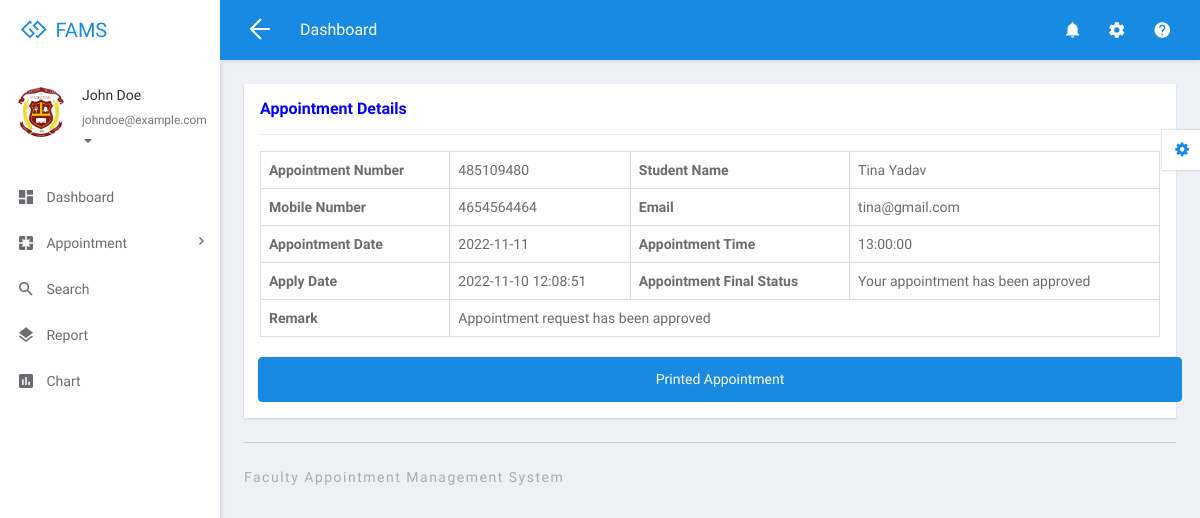
The page /fams/faculty/view-appointment-detail.php?editid=3&&aptid=485109480 (signed in) on the database its author committed.
### tables this page shows
CREATE TABLE `tblfaculty` (
  `ID` int(5) NOT NULL,
  `FullName` varchar(250) DEFAULT NULL,
  `MobileNumber` bigint(10) DEFAULT NULL,
  `Email` varchar(250) DEFAULT NULL,
  `Specialization` varchar(250) DEFAULT NULL,
  `Password` varchar(250) DEFAULT NULL,
  `CreationDate` timestamp NULL DEFAULT current_timestamp()
);

CREATE TABLE `tblappointment` (
  `ID` int(10) NOT NULL,
  `AppointmentNumber` int(10) DEFAULT NULL,
  `Name` varchar(250) DEFAULT NULL,
  `MobileNumber` bigint(20) DEFAULT NULL,
  `Email` varchar(250) DEFAULT NULL,
  `AppointmentDate` date DEFAULT NULL,
  `AppointmentTime` time DEFAULT NULL,
  `Specialization` varchar(250) DEFAULT NULL,
  `Faculty` int(10) DEFAULT NULL,
  `Message` mediumtext DEFAULT NULL,
  `ApplyDate` timestamp NULL DEFAULT current_timestamp(),
  `Remark` varchar(250) DEFAULT NULL,
  `Status` varchar(250) DEFAULT NULL,
  `UpdationDate` timestamp NULL DEFAULT NULL ON UPDATE current_timestamp()
);

### fams/faculty/view-appointment-detail.php (the view, shortened to what this page needs)
<?php
include('includes/dbconnection.php');
if (strlen($_SESSION['famsid']==0)) {
  header('location:logout.php');
  } else{
  ?>
<!DOCTYPE html>
<html lang="en">
<head>
	<link rel="stylesheet" href="libs/bower/font-awesome/css/font-awesome.min.css">
	<link rel="stylesheet" href="libs/bower/material-design-iconic-font/dist/css/material-design-iconic-font.css">
	<link rel="stylesheet" href="libs/bower/animate.css/animate.min.css">
	<link rel="stylesheet" href="libs/bower/fullcalendar/dist/fullcalendar.min.css">
	<link rel="stylesheet" href="libs/bower/perfect-scrollbar/css/perfect-scrollbar.css">
	<link rel="stylesheet" href="assets/css/bootstrap.css">
	<link rel="stylesheet" href="assets/css/core.css">
	<link rel="stylesheet" href="assets/css/app.css">
</head>
<body class="menubar-left menubar-unfold menubar-light theme-primary">
<?php include_once('includes/header.php');?>
<?php include_once('includes/sidebar.php');?>
<main id="app-main" class="app-main">
  <div class="wrap">
	<section class="app-content">
		<div class="row">
			<div class="col-md-12">
				<div class="widget">
					<header class="widget-header">
						<h4 class="widget-title" style="color: blue">Appointment Details</h4>
					</header>
					<hr class="widget-separator">
					<div class="widget-body">
						<div class="table-responsive">
							<?php
                  $eid=$_GET['editid'];
$sql="SELECT * from tblappointment  where ID=:eid";
$query = $dbh -> prepare($sql);
$query-> bindParam(':eid', $eid, PDO::PARAM_STR);
$query->execute();
$results=$query->fetchAll(PDO::FETCH_OBJ);
$cnt=1;
if($query->rowCount() > 0)
{
foreach($results as $row)
{               ?>
							<table border="1" class="table table-bordered mg-b-0">
                                            <tr>
    <th>Appointment Number</th>
    <td><?php  echo $aptno=($row->AppointmentNumber);?></td>
    <th>Student Name</th>
    <td><?php  echo $row->Name;?></td>
  </tr>
  <tr>
    <th>Mobile Number</th>
    <td><?php  echo $row->MobileNumber;?></td>
    <th>Email</th>
    <td><?php  echo $row->Email;?></td>
  </tr>
   <tr>
    <th>Appointment Date</th>
    <td><?php  echo $row->AppointmentDate;?></td>
    <th>Appointment Time</th>
    <td><?php  echo $row->AppointmentTime;?></td>
  </tr>
  <tr>
    <th>Apply Date</th>
    <td><?php  echo $row->ApplyDate;?></td>
     <th>Appointment Final Status</th>
    <td colspan="4"> <?php  $status=$row->Status;
if($row->Status=="Approved")
{
 echo "Your appointment has been approved";
}
     ;?></td>
  </tr>
   <tr>
<th >Remark</th>
 <?php if($row->Remark==""){ ?>
                     <td colspan="3"><?php echo "Not Updated Yet"; ?></td>
<?php } else { ?>                  <td colspan="3"> <?php  echo htmlentities($row->Remark);?>
                  </td>
                  <?php } ?>
  </tr>
<?php $cnt=$cnt+1;}} ?>
</table>
<br>
					</div>
					<div class="row">
                  <button type="button" class="btn btn-primary" onclick="printReport()" style="margin-left: 10px; width: 100%;height: 45px">Printed Appointment</button>
               </div>
             </div>
				</div>
			</div>
		</div>
	</section>
</div>
  <?php include_once('includes/footer.php');?>
</main>
<?php include_once('includes/customizer.php');?>
</body>
</html>
<?php }  ?>

### fams/faculty/includes/sidebar.php (shortened to what this page needs)
<aside id="menubar" class="menubar light">
  <div class="app-user">
    <div class="media">
      <div class="media-left">
      <div class="avatar avatar-md avatar-circle">
          <a href="javascript:void(0)"><img class="img-responsive" src="assets/images/logo.jpg" alt="avatar"/></a>
        </div>
      </div>
      <div class="media-body">
        <div class="foldable">
          <?php
$eid=$_SESSION['famsid'];
$sql="SELECT FullName,Email from  tblfaculty where ID=:eid";
$query = $dbh -> prepare($sql);
$query->bindParam(':eid',$eid,PDO::PARAM_STR);
$query->execute();
$results=$query->fetchAll(PDO::FETCH_OBJ);
foreach($results as $row)
{
$email=$row->Email;
$fname=$row->FullName;
}   ?>
          <h5><a href="javascript:void(0)" class="username"><?php  echo $fname ;?></a></h5>
          <ul>
            <li class="dropdown">
              <a href="javascript:void(0)" class="dropdown-toggle usertitle" data-toggle="dropdown" aria-haspopup="true" aria-expanded="false">
                <small><?php  echo $email;?></small>
                <span class="caret"></span>
              </a>
            </li>
          </ul>
        </div>
      </div>
    </div>
  </div>
  <div class="menubar-scroll">
    <div class="menubar-scroll-inner">
      <ul class="app-menu">
        <li class="has-submenu">
          <a href="dashboard.php">
            <i class="menu-icon zmdi zmdi-view-dashboard zmdi-hc-lg"></i>
            <span class="menu-text">Dashboard</span>
          </a>
        </li>
       <li class="has-submenu">
          <a href="javascript:void(0)" class="submenu-toggle">
            <i class="menu-icon zmdi zmdi-pages zmdi-hc-lg"></i>
            <span class="menu-text">Appointment</span>
            <i class="menu-caret zmdi zmdi-hc-sm zmdi-chevron-right"></i>
          </a>
        </li>
        <li>
          <a href="search.php">
            <i class="menu-icon zmdi zmdi-search zmdi-hc-lg"></i>
            <span class="menu-text">Search</span>
          </a>
        </li>
        <li>
          <a href="appointment-bwdates.php">
            <i class="menu-icon zmdi zmdi-layers zmdi-hc-lg"></i>
            <span class="menu-text">Report</span>
          </a>
        </li>
        <li>
  <a href="#">
    <i class="menu-icon zmdi zmdi-chart zmdi-hc-lg"></i>
    <span class="menu-text">Chart</span>
  </a>
</li>
      </ul>
    </div>
  </div>
</aside>

### rows shown on the page
tblfaculty: FullName "John Doe", Email "johndoe@example.com"
tblappointment: AppointmentNumber "485109480", Name "Tina Yadav", MobileNumber "4654564464", Email "tina@gmail.com", AppointmentDate "2022-11-11", AppointmentTime "13:00:00", ApplyDate "2022-11-10 12:08:51", Status "Your appointment has been approved", Remark "Appointment request has been approved"
